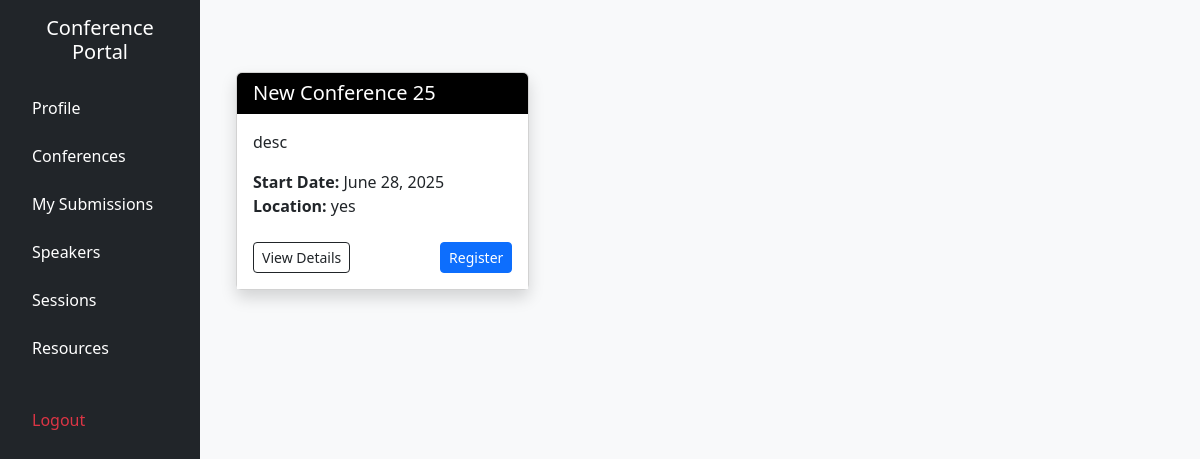
Page /conference/ on the committed database.
### conference/models.py (models this page shows, shortened)
class Conference(models.Model):
    conference_name = models.CharField(max_length=255, unique=True)
    conference_description = models.TextField()
    start_date = models.DateField()
    end_date = models.DateField()
    location = models.CharField(max_length=255)
    created_at = models.DateTimeField(auto_now_add=True)
    slug = models.SlugField(max_length=255, blank=True, null=True, unique=True)
    class Meta:
        verbose_name = "Conference"
        verbose_name_plural = "Conferences"
        ordering = ['start_date']

### conference/views.py (the view)
# urls.py: path('', views.conference_list_view, name='conference_list'),
def conference_list_view(request):
    conferences = Conference.objects.all()
    return render(request, 'conference/conference_list.html', {'conferences': conferences})

### conference/templates/conference/conference_list.html
{% extends 'dashboard.html' %}
{% load static%}
{% block content %}
<div class="container mt-5">
    <div class="row row-cols-1 row-cols-md-2 row-cols-lg-3 g-4">
        {% for conference in conferences %}
            <div class="col">
                <div class="card h-100 shadow" style="height: 100%; max-height: 420px;">
                    <div class="card-header bg-black text-white">
                        <h5 class="mb-0">{{ conference.conference_name }}</h5>
                    </div>
                    <div class="card-body bg-white text-dark d-flex flex-column">
                        <p class="card-text mb-3">
                            {{ conference.conference_description|truncatewords:30 }}
                        </p>
                        <ul class="list-unstyled mb-4">
                            <li><strong>Start Date:</strong> {{ conference.start_date }}</li>
                            <li><strong>Location:</strong> {{ conference.location }}</li>
                        </ul>
                        <div class="mt-auto d-flex justify-content-between">
                            <a href="{% url 'conference_detail' conference.slug %}" class="btn btn-outline-dark btn-sm">
                                View Details
                            </a>
                            <a href="{% url 'register_for_conference' conference.slug %}" class="btn btn-primary btn-sm">
                                Register
                            </a>
                        </div>
                    </div>
                </div>
            </div>
        {% empty %}
            <p class="text-muted">No conferences found.</p>
        {% endfor %}
    </div>
</div>
{% endblock content %}

### static/css/dashboard_style.css (style rules this page uses)
body { font-family: "Segoe UI", sans-serif; background-color: #f8f9fa; overflow-x: hidden; }

### rows in the picture
Conference: conference_name "New Conference 25", conference_description "desc", start_date "June 28, 2025", location "yes"
